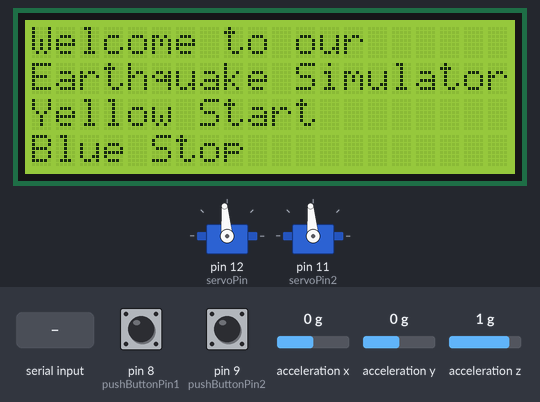
Bench run of a sketch on a simulated Arduino Uno, built with avr-gcc and run on an emulated ATmega328P. Parts: 2 × servo, 20×4 character LCD. Inputs (shaded band) come from the test bench; at power-on: pin 8 (pushButtonPin1) HIGH, acceleration x 0 g, pin 9 (pushButtonPin2) HIGH, acceleration y 0 g, acceleration z 1 g. What the sketch prints to the serial monitor is not drawn.

Above: at 1.5 s.
1.6 s: pin 8 (pushButtonPin1) pulled LOW for 0.15 s
At 2.7 s:
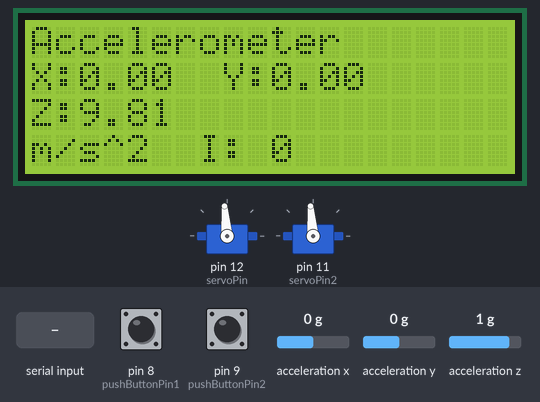
4.7 s: "1" received over Serial
At 6.8 s:
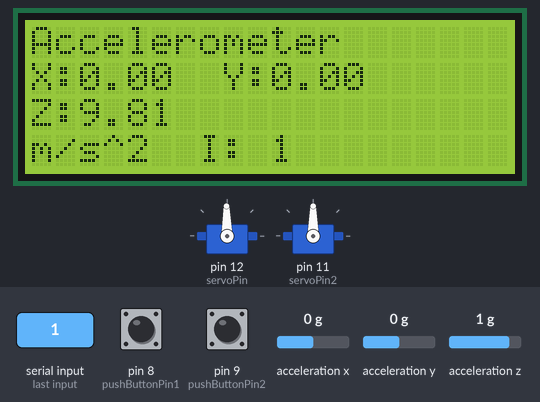
7.7 s: acceleration x set to -1.4 g
At 8.3 s:
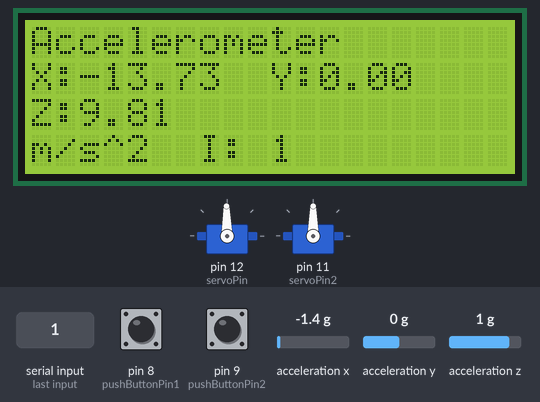
10.7 s: pin 9 (pushButtonPin2) pulled LOW for 0.15 s
At 11.5 s:
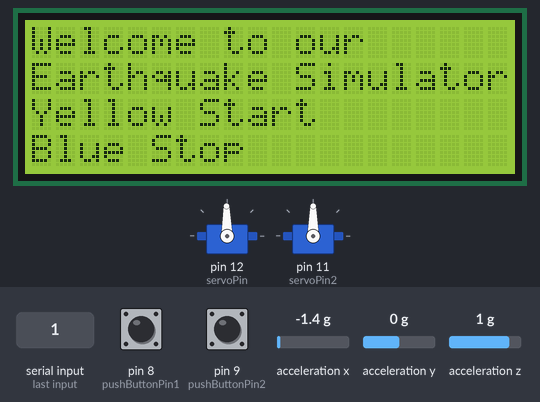
13.8 s: pin 8 (pushButtonPin1) pulled LOW for 1 s
At 14.4 s:
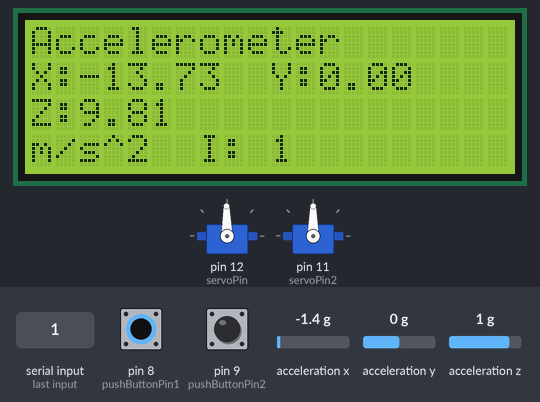
17.8 s: "2" received over Serial
At 19.5 s:
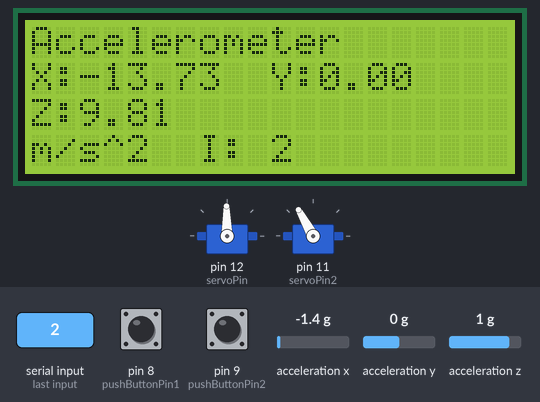
Timing chart, 0 to 21.0 s (numbered marks = the images above; inputs shaded):
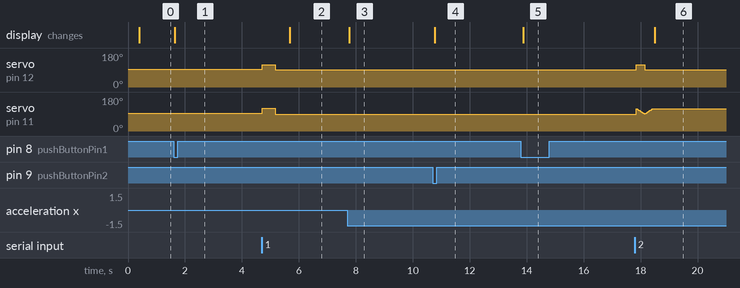

The sketch:

Proto_of_Kz.ino
```cpp
#include <Servo.h>
#include <Wire.h>              // Library for I2C communication
#include <LiquidCrystal_I2C.h> // Library for LCD

// ADXL345 Libraries
#include <Adafruit_Sensor.h>
#include <Adafruit_ADXL345_U.h>

LiquidCrystal_I2C lcd = LiquidCrystal_I2C(0x27, 20, 4); // Change to (0x27,20,4) for 20x4 LCD.
Servo myservo;
Servo myservo2;      // create servo object to control a servo
#define servoPin 12  //~
#define servoPin2 11 //~
#define pushButtonPin1 8
#define pushButtonPin2 9
#define pushButtonPin3 10

// ADXL345 Object
Adafruit_ADXL345_Unified accel = Adafruit_ADXL345_Unified(12345);

// ADXL345 View Sensor Details
void displaySensorDetails(void) {
  sensor_t sensor;
  accel.getSensor(&sensor);
  Serial.println("------------------------------------");
  Serial.print  ("Sensor:       "); Serial.println(sensor.name);
  Serial.print  ("Driver Ver:   "); Serial.println(sensor.version);
  Serial.print  ("Unique ID:    "); Serial.println(sensor.sensor_id);
  Serial.print  ("Max Value:    "); Serial.print(sensor.max_value); Serial.println(" m/s^2");
  Serial.print  ("Min Value:    "); Serial.print(sensor.min_value); Serial.println(" m/s^2");
  Serial.print  ("Resolution:   "); Serial.print(sensor.resolution); Serial.println(" m/s^2");
  Serial.println("------------------------------------");
  Serial.println("");
  delay(100);
}

int angle = 95; // initial angle  for servo (beteen 1 and 179)
int angle2 = 95;

int buttonPushed1 = 0;
int buttonPushed2 = 0;
int buttonPushed3 = 0;

char val = '0';

void welcome_message() {
  // Print 'Hello World!' on the first line of the LCD:
  lcd.clear();
  lcd.setCursor(0, 0); // Set the cursor on the third column and first row.
  lcd.print("Welcome to our");
  lcd.setCursor(0, 1);
  lcd.print("Earthquake Simulator");
  lcd.setCursor(0, 2); // Set the cursor on the third column and first row.
  lcd.print("Yellow Start");
  lcd.setCursor(0, 3); // Set the cursor on the third column and first row.
  lcd.print("Blue Stop");
}

void setup() {
  // Servo button demo by Robojax.com
  Serial.begin(9600);       //  setup serial
  myservo.attach(servoPin); // attaches the servo on pin 3 to the servo object
  myservo2.attach(servoPin2);
  pinMode(pushButtonPin1, INPUT_PULLUP);
  pinMode(pushButtonPin2, INPUT_PULLUP);
  pinMode(pushButtonPin3, INPUT_PULLUP);
  Serial.println("Robojax Servo Button ");
  myservo.write(angle);   // initial position
  myservo2.write(angle2); // initial position

  // Initiate ADXL345
  if (!accel.begin()) {
    /* There was a problem detecting the ADXL345 ... check your connections */
    Serial.println("Ooops, no ADXL345 detected ... Check your wiring!");
    while (1);
  }
  /* Set the range to whatever is appropriate for your project */
  accel.setRange(ADXL345_RANGE_16_G);
  // accel.setRange(ADXL345_RANGE_8_G);
  // accel.setRange(ADXL345_RANGE_4_G);
  // accel.setRange(ADXL345_RANGE_2_G);
  /* Display some basic information on this sensor */
  displaySensorDetails();

  // Initiate the LCD:
  lcd.init();
  lcd.backlight();
  welcome_message();

  Serial.println("Initiate Simulator.");
}

void show_values() {
  /* Get a new sensor event */
  sensors_event_t event;
  accel.getEvent(&event);
  /* Display the results (acceleration is measured in m/s^2) */
  lcd.clear();
  lcd.setCursor(0, 0); // Set the cursor on the third column and first row.
  lcd.print("Accelerometer");
  String string_values = "X:" + String(event.acceleration.x);
  string_values += "  Y:" + String(event.acceleration.y);
  lcd.setCursor(0, 1);
  lcd.print(string_values);
  string_values = "Z:" + String(event.acceleration.z);
  lcd.setCursor(0, 2);
  lcd.print(string_values);
  lcd.setCursor(0, 3);
  lcd.print("m/s^2  I: " + String(val));
}

void do_intensity(char val) {
  // Intensity 1
  if (val == '1') {
    // change the angle for next time through the loop:
    for (angle = 90; angle < 120; angle++) {
      myservo.write(angle);
    }
    for (angle2 = 120; angle2 > 90; angle2--) {
      myservo2.write(angle);
      delay(15);
    }
    // now scan back from 180 to 0 degrees
    for (angle = 120; angle > 90; angle--) {
      myservo.write(angle);
    }
    for (angle2 = 90; angle2 < 120; angle2++) {
      myservo2.write(angle);
      delay(15);
    }
  }

  // Intensity 2
  if (val == '2') {
    for (angle = 90; angle < 120; angle++) {
      myservo.write(angle);
    }
    for (angle2 = 120; angle2 > 90; angle2--) {
      myservo2.write(angle2);
      delay(10);
    }
    for (angle = 120; angle > 90; angle--) {
      myservo.write(angle);
    }
    for (angle2 = 90; angle2 < 120; angle2++) {
      myservo2.write(angle2);
      delay(10);
    }
  }

  // Intensity 3
  if (val == '3') {
    for (angle = 90; angle < 120; angle++) {
      myservo.write(angle);
    }
    for (angle2 = 120; angle2 > 90; angle2--) {
      myservo2.write(angle2);
      delay(5);
    }
    for (angle = 120; angle > 90; angle--) {
      myservo.write(angle);
    }
    for (angle2 = 90; angle2 < 120; angle2++) {
      myservo2.write(angle2);
      delay(5);
    }
  }
}

void loop() {
  // Button Start
  if (digitalRead(pushButtonPin1) == LOW) {
    Serial.println("Started.");
    buttonPushed1 = 1;
    buttonPushed2 = 0;
  } if (buttonPushed1) {
    Serial.println("Simulating...");
    // Read from serial
    if (Serial.available()) {
      val = Serial.read();
      do_intensity(val);
    }
    show_values();
  }

  // Button Stop
  if (digitalRead(pushButtonPin2) == LOW) {
    Serial.println("Stopped.");
    buttonPushed2 = 1;
    buttonPushed1 = 0;
  } if (buttonPushed2) {
    welcome_message();
  }
}
```

Measured:
- after the input at 1.6 s, the display: changes after 0.05 s (image 1)
- after the input at 4.7 s, servo on pin 12 (servoPin): 95° → 119° at once, → 91° 0.45 s later; servo on pin 11 (servoPin2): 95° → 120° at once, → 90° 0.45 s later; the display: changes after 0.98 s (image 2)
- after the input at 7.7 s, the display: changes after 0.07 s (image 3)
- after the input at 10.7 s, the display: changes after 0.07 s (image 4)
- after the input at 13.8 s, the display: changes after 0.08 s (image 5)
- after the input at 17.8 s, servo on pin 12 (servoPin): 91° → 119° at once, → 91° 0.30 s later; the display: changes after 0.69 s (image 6)
